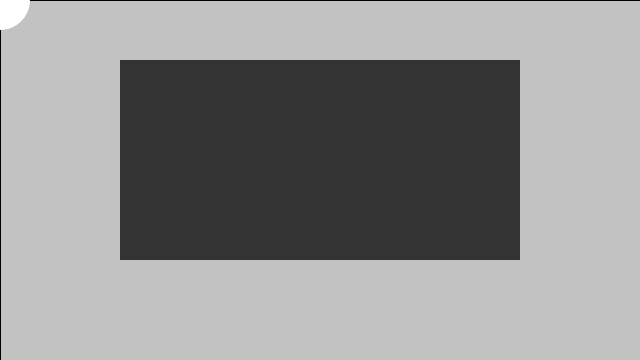
Frame 1 (no input)
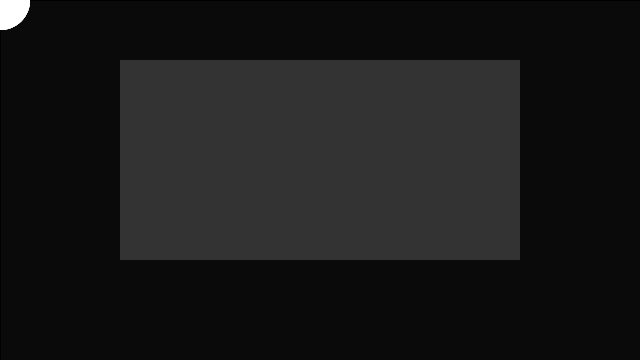
Frame 60 (the mouse pressed at the canvas centre just before this capture)
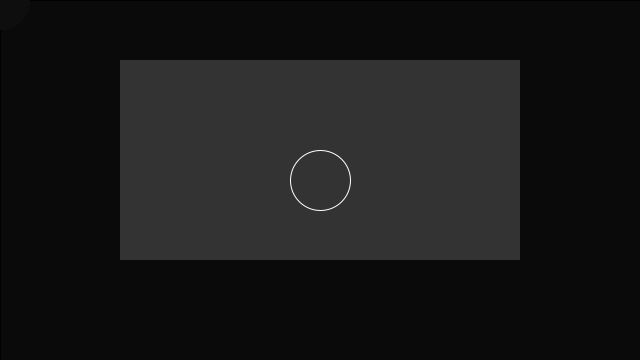
Frame 120 (the mouse held since frame 60 and released just before this capture)

The Processing sketch that drew these frames (run headless with seeded random() and noise(); from frame 60 on, the mouse is pressed at the canvas centre):

// Processing sketch: proc_obj_graphic
// ── proc_obj_graphic.pde
// Create a Graphic object in processing

// Author: David Coelho
// Last Update: 2016-04-18

// Init Variables

PGraphics pg;

// Program Boot (Initialization)
void setup() 
{
  // Set size of canvas
  size(640, 360);
  
  // Set size of graphic object
  pg = createGraphics(400, 200);
}

// Main Loop (repeats indefinitely)
void draw() 
{
  // Paint canvas
  fill(0, 12);
  rect(0, 0, width, height);
  fill(255);
  noStroke();
  ellipse(mouseX, mouseY, 60, 60);
  
  // Construct graphic object
  pg.beginDraw();
  pg.background(51);
  pg.noFill();
  pg.stroke(255);
  pg.ellipse(mouseX-120, mouseY-60, 60, 60);
  pg.endDraw();
  
  // Put the object at canvas with image function
  image(pg, 120, 60); 
}
